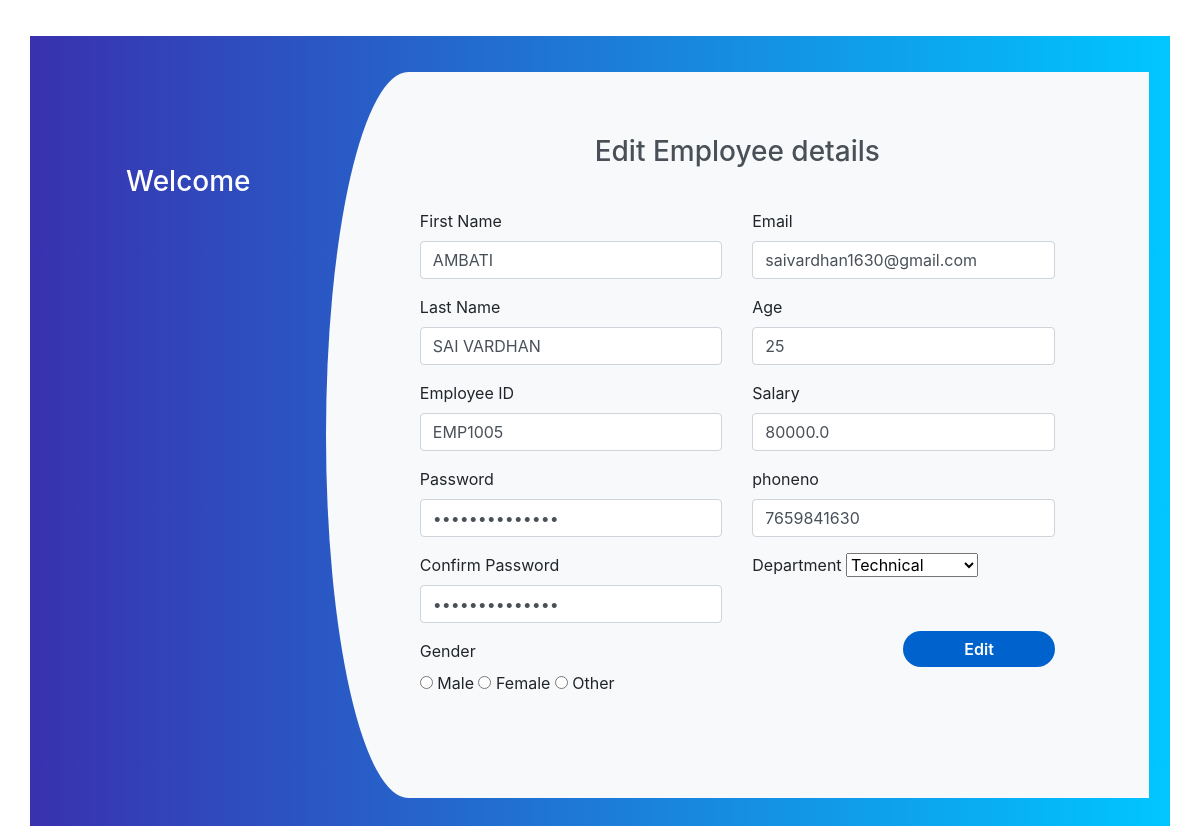
The page /edit/5/ on the database its author committed.
### employees/models.py (models this page shows, shortened)
class EmployeeRegister(models.Model):
    Emp_Firstname=models.CharField(max_length=50)
    Emp_Lastname=models.CharField(max_length=50)
    Emp_Age=models.IntegerField()
    Emp_Id=models.CharField(max_length=50)
    Emp_Gender=models.CharField(max_length=10)
    Emp_Email=models.EmailField(max_length=50)
    Emp_Password=models.CharField(max_length=30)
    Emp_Salary=models.FloatField(null=False)
    Emp_Department=models.CharField(max_length=30)
    Emp_phoneno=models.CharField(max_length=10)

### employees/views.py (the view, shortened to what this page needs)
# urls.py: path('edit/<str:epid>/',employee_views.edit,name='edit'),
def edit(request,epid):
    obj=EmployeeRegister.objects.get(id=epid)
    data={
        'obj':obj
    }
    print("this is get method")
    return render(request,'employees/edit.html',data)

### employees/templates/employees/edit.html (shortened to what this page needs)
{% extends 'employees/base.html' %}
{% load static %}
{% block externallink %}
<link rel="stylesheet" href="{% static 'css/formstyle.css' %}">
{% endblock %}
{% block content %}
<div class="container register">
	<div class="row">
		<div class="col-md-3 register-left">
			<h3>Welcome</h3>
		</div>
		<div class="col-md-9 register-right">
			<div class="tab-content" id="myTabContent">
				<h3 class="register-heading">Edit Employee details</h3>
				<form action="{% url 'edit' obj.id %}" method="POST">
					<div class="row register-form">
						<div class="col-md-6">
							<div class="form-group">
								<label for="r_fname">First Name</label>
								<input type="text" id='r_fname' class="form-control" placeholder="First Name *" name="fname" value="{{obj.Emp_Firstname}}" />
							</div>
							<div class="form-group">
								<label for="r_lname">Last Name</label>
								<input type="text" id="r_lname" class="form-control" placeholder="Last Name *" name="lname" value="{{obj.Emp_Lastname}}" />
							</div>
							<div class="form-group">
								<label for="r_eid">Employee ID</label>
								<input type="text" id="r_eid" class="form-control" placeholder="Employee ID *" name="eid" value="{{obj.Emp_Id}}" />
							</div>
							<div class="form-group">
								<label for="r_fpassword">Password</label>
								<input type="password" id="r_fpassword" class="form-control" placeholder="Password *" name="fpassword" value="{{obj.Emp_Password}}" />
							</div>
							<div class="form-group">
								<label for="r_spassword">Confirm Password</label>
								<input type="password" id="r_spassword" class="form-control" placeholder="Confirm Password *" name="spassword" value="{{obj.Emp_Password}}" />
							</div>
							<div class="form-group">
								<label for="r_gender">Gender</label>
								<div class="maxl" id='r_gender'>
									<label class="radio inline">
										<input type="radio" name="gender" value="male">
										<span> Male </span>
									</label>
									<label class="radio inline">
										<input type="radio" name="gender" value="female">
										<span>Female </span>
									</label>
									<label class="radio inline">
										<input type="radio" name="gender" value="other">
										<span>Other </span>
									</label>
								</div>
							</div>
						</div>
						<div class="col-md-6">
							<div class="form-group">
								<label for="r_email">Email</label>
								<input type="email" id="r_email" class="form-control" placeholder="Your Email *" name="email" value="{{obj.Emp_Email}}" />
							</div>
							<div class="form-group">
								<label for="r_age">Age</label>
								<input type="text" id="r_age" class="form-control" placeholder="Your Age *" name="age" value="{{obj.Emp_Age}}" />
							</div>
							<div class="form-group">
								<label for="r_salary">Salary</label>
								<input type="number" id="r_salary" class="form-control" placeholder="Your salary *" name="salary" value="{{obj.Emp_Salary}}" />
							</div>
							<div class="form-group">
								<label for="r_salary">phoneno</label>
								<input type="text" id="r_phoneno" minlength="10" maxlength="10" class="form-control" placeholder="Your Phone *" name="phoneno" value="{{obj.Emp_phoneno}}" />
							</div>
							<div class="form-group">
								<label for="r_department">Department</label>
								<select name="department" id="r_department">
									<option value="Technical">Technical</option>
								</select>
							</div>
							<input type="submit" class="btnRegister" value="Edit" />
						</div>
					</div>
				</form>
			</div>
		</div>
	</div>
</div>
{% endblock %}

### employees/static/css/formstyle.css (style rules this page uses)
.register { background: -webkit-linear-gradient(left, #3931af, #00c6ff); margin-top: 3%; padding: 3%; }
.register-left { text-align: center; color: #fff; margin-top: 4%; }
.register-right { background: #f8f9fa; border-top-left-radius: 10% 50%; border-bottom-left-radius: 10% 50%; }
.register .register-form { padding: 10%; margin-top: 10%; }
.btnRegister { float: right; margin-top: 10%; border: none; border-radius: 1.5rem; padding: 2%; background: #0062cc; color: #fff; font-weight: 600; width: 50%; cursor: pointer; }
.register-heading { text-align: center; margin-top: 8%; margin-bottom: -15%; color: #495057; }

### rows shown on the page
EmployeeRegister: fname "AMBATI", lname "SAI VARDHAN", eid "EMP1005", email "saivardhan1630@gmail.com", age "25", salary "80000.0", phoneno "7659841630"
